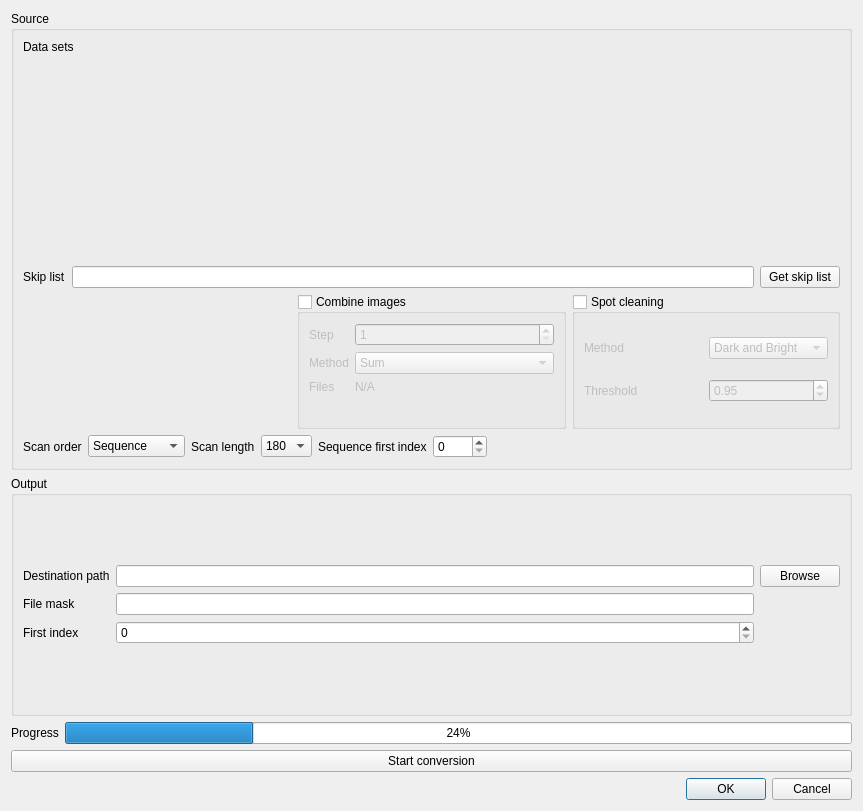
<?xml version="1.0" encoding="UTF-8"?>
<ui version="4.0">
 <class>FileConversionDialog</class>
 <widget class="QDialog" name="FileConversionDialog">
  <property name="geometry">
   <rect>
    <x>0</x>
    <y>0</y>
    <width>863</width>
    <height>811</height>
   </rect>
  </property>
  <property name="windowTitle">
   <string>File conversion tool</string>
  </property>
  <layout class="QVBoxLayout" name="verticalLayout_2">
   <item>
    <layout class="QVBoxLayout" name="verticalLayout">
     <item>
      <widget class="QGroupBox" name="groupBox_3">
       <property name="title">
        <string>Source</string>
       </property>
       <layout class="QVBoxLayout" name="verticalLayout_4">
        <item>
         <layout class="QVBoxLayout" name="verticalLayout_3">
          <item>
           <widget class="QLabel" name="label_9">
            <property name="text">
             <string>Data sets</string>
            </property>
           </widget>
          </item>
          <item>
           <widget class="ReaderConfigListWidget" name="ImageLoaderConfig" native="true">
            <property name="minimumSize">
             <size>
              <width>0</width>
              <height>200</height>
             </size>
            </property>
           </widget>
          </item>
          <item>
           <layout class="QHBoxLayout" name="horizontalLayout">
            <item>
             <widget class="QLabel" name="label_skiplist">
              <property name="text">
               <string>Skip list</string>
              </property>
             </widget>
            </item>
            <item>
             <widget class="QLineEdit" name="lineEdit_SkipList"/>
            </item>
            <item>
             <widget class="QPushButton" name="pushButton_GetSkipList">
              <property name="text">
               <string>Get skip list</string>
              </property>
             </widget>
            </item>
           </layout>
          </item>
          <item>
           <layout class="QHBoxLayout" name="horizontalLayout_5">
            <item>
             <widget class="QtAddons::uxROIWidget" name="widgetROI" native="true">
              <property name="minimumSize">
               <size>
                <width>0</width>
                <height>135</height>
               </size>
              </property>
             </widget>
            </item>
            <item>
             <widget class="QGroupBox" name="groupBox_combineImages">
              <property name="toolTip">
               <string>Combine several images into one using some averging method.</string>
              </property>
              <property name="title">
               <string>Combine images</string>
              </property>
              <property name="checkable">
               <bool>true</bool>
              </property>
              <property name="checked">
               <bool>false</bool>
              </property>
              <layout class="QFormLayout" name="formLayout_2">
               <item row="0" column="0">
                <widget class="QLabel" name="labelCollationStep">
                 <property name="text">
                  <string>Step</string>
                 </property>
                </widget>
               </item>
               <item row="0" column="1">
                <widget class="QSpinBox" name="spinComobineSize">
                 <property name="minimum">
                  <number>1</number>
                 </property>
                 <property name="maximum">
                  <number>1000</number>
                 </property>
                </widget>
               </item>
               <item row="1" column="0">
                <widget class="QLabel" name="labelAverageMethod">
                 <property name="text">
                  <string>Method</string>
                 </property>
                </widget>
               </item>
               <item row="1" column="1">
                <widget class="QComboBox" name="comboAverageMethod">
                 <item>
                  <property name="text">
                   <string>Sum</string>
                  </property>
                 </item>
                 <item>
                  <property name="text">
                   <string>Average</string>
                  </property>
                 </item>
                 <item>
                  <property name="text">
                   <string>Median</string>
                  </property>
                 </item>
                 <item>
                  <property name="text">
                   <string>Weighted Average</string>
                  </property>
                 </item>
                 <item>
                  <property name="text">
                   <string>Min</string>
                  </property>
                 </item>
                 <item>
                  <property name="text">
                   <string>Max</string>
                  </property>
                 </item>
                </widget>
               </item>
               <item row="2" column="0">
                <widget class="QLabel" name="label_rest">
                 <property name="text">
                  <string>Files</string>
                 </property>
                </widget>
               </item>
               <item row="2" column="1">
                <widget class="QLabel" name="labelNumberOfFiles">
                 <property name="text">
                  <string>N/A</string>
                 </property>
                </widget>
               </item>
              </layout>
             </widget>
            </item>
            <item>
             <widget class="QGroupBox" name="groupBox_spotclean">
              <property name="title">
               <string>Spot cleaning</string>
              </property>
              <property name="checkable">
               <bool>true</bool>
              </property>
              <property name="checked">
               <bool>false</bool>
              </property>
              <layout class="QGridLayout" name="gridLayout_3">
               <item row="0" column="1">
                <widget class="QComboBox" name="comboBox_spotcleanmethod">
                 <property name="currentIndex">
                  <number>2</number>
                 </property>
                 <item>
                  <property name="text">
                   <string>Dark</string>
                  </property>
                 </item>
                 <item>
                  <property name="text">
                   <string>Bright</string>
                  </property>
                 </item>
                 <item>
                  <property name="text">
                   <string>Dark and Bright</string>
                  </property>
                 </item>
                 <item>
                  <property name="text">
                   <string>Holes (Legacy)</string>
                  </property>
                 </item>
                 <item>
                  <property name="text">
                   <string>Peaks (Legacy)</string>
                  </property>
                 </item>
                 <item>
                  <property name="text">
                   <string>Both (Legacy)</string>
                  </property>
                 </item>
                </widget>
               </item>
               <item row="0" column="0">
                <layout class="QHBoxLayout" name="horizontalLayout_6">
                 <item>
                  <widget class="QLabel" name="label">
                   <property name="text">
                    <string>Method</string>
                   </property>
                  </widget>
                 </item>
                </layout>
               </item>
               <item row="1" column="0">
                <widget class="QLabel" name="label_6">
                 <property name="text">
                  <string>Threshold</string>
                 </property>
                </widget>
               </item>
               <item row="1" column="1">
                <widget class="QDoubleSpinBox" name="doubleSpinBox_spotclean_threshold">
                 <property name="maximum">
                  <double>1.000000000000000</double>
                 </property>
                 <property name="singleStep">
                  <double>0.010000000000000</double>
                 </property>
                 <property name="value">
                  <double>0.950000000000000</double>
                 </property>
                </widget>
               </item>
              </layout>
             </widget>
            </item>
           </layout>
          </item>
          <item>
           <layout class="QHBoxLayout" name="horizontalLayout_2">
            <item>
             <widget class="QLabel" name="label_5">
              <property name="text">
               <string>Scan order</string>
              </property>
             </widget>
            </item>
            <item>
             <widget class="QComboBox" name="comboBox_ScanOrder">
              <item>
               <property name="text">
                <string>Sequence</string>
               </property>
              </item>
              <item>
               <property name="text">
                <string>Golden ratio</string>
               </property>
              </item>
             </widget>
            </item>
            <item>
             <widget class="QLabel" name="label_scanlength">
              <property name="text">
               <string>Scan length</string>
              </property>
             </widget>
            </item>
            <item>
             <widget class="QComboBox" name="comboBox_ScanLength">
              <item>
               <property name="text">
                <string>180</string>
               </property>
              </item>
              <item>
               <property name="text">
                <string>360</string>
               </property>
              </item>
             </widget>
            </item>
            <item>
             <widget class="QLabel" name="label_goldenFirstIdx">
              <property name="text">
               <string>Sequence first index</string>
              </property>
             </widget>
            </item>
            <item>
             <widget class="QSpinBox" name="spinBox_goldenFirstIdx">
              <property name="maximum">
               <number>9999</number>
              </property>
             </widget>
            </item>
            <item>
             <spacer name="horizontalSpacer_2">
              <property name="orientation">
               <enum>Qt::Horizontal</enum>
              </property>
              <property name="sizeHint" stdset="0">
               <size>
                <width>40</width>
                <height>20</height>
               </size>
              </property>
             </spacer>
            </item>
           </layout>
          </item>
         </layout>
        </item>
       </layout>
      </widget>
     </item>
     <item>
      <widget class="QGroupBox" name="groupBox">
       <property name="title">
        <string>Output</string>
       </property>
       <layout class="QGridLayout" name="gridLayout_2">
        <item row="0" column="0">
         <layout class="QGridLayout" name="gridLayout">
          <item row="0" column="1">
           <widget class="QLineEdit" name="lineEdit_DestinationPath"/>
          </item>
          <item row="0" column="0">
           <widget class="QLabel" name="label_2">
            <property name="text">
             <string>Destination path</string>
            </property>
           </widget>
          </item>
          <item row="0" column="2">
           <widget class="QPushButton" name="pushButton_BrowseDestination">
            <property name="text">
             <string>Browse</string>
            </property>
           </widget>
          </item>
          <item row="1" column="0">
           <widget class="QLabel" name="label_3">
            <property name="text">
             <string>File mask</string>
            </property>
           </widget>
          </item>
          <item row="1" column="1">
           <widget class="QLineEdit" name="lineEdit_DestinationMask"/>
          </item>
          <item row="2" column="0">
           <widget class="QLabel" name="label_4">
            <property name="text">
             <string>First index</string>
            </property>
           </widget>
          </item>
          <item row="2" column="1">
           <widget class="QSpinBox" name="spinBox_FirstDestinationIndex">
            <property name="maximum">
             <number>9999</number>
            </property>
           </widget>
          </item>
         </layout>
        </item>
       </layout>
      </widget>
     </item>
    </layout>
   </item>
   <item>
    <layout class="QHBoxLayout" name="horizontalLayout_4">
     <item>
      <widget class="QLabel" name="label_7">
       <property name="text">
        <string>Progress</string>
       </property>
      </widget>
     </item>
     <item>
      <widget class="QProgressBar" name="progressBar">
       <property name="value">
        <number>24</number>
       </property>
      </widget>
     </item>
    </layout>
   </item>
   <item>
    <widget class="QPushButton" name="pushButton_StartConversion">
     <property name="text">
      <string>Start conversion</string>
     </property>
    </widget>
   </item>
   <item>
    <widget class="QDialogButtonBox" name="buttonBox">
     <property name="orientation">
      <enum>Qt::Horizontal</enum>
     </property>
     <property name="standardButtons">
      <set>QDialogButtonBox::Cancel|QDialogButtonBox::Ok</set>
     </property>
    </widget>
   </item>
  </layout>
 </widget>
 <customwidgets>
  <customwidget>
   <class>QtAddons::uxROIWidget</class>
   <extends>QWidget</extends>
   <header location="global">uxroiwidget.h</header>
   <container>1</container>
   <slots>
    <signal>valueChanged(int,int,int,int)</signal>
    <signal>toggled(bool)</signal>
   </slots>
  </customwidget>
  <customwidget>
   <class>ReaderConfigListWidget</class>
   <extends>QWidget</extends>
   <header location="global">readerconfiglistwidget.h</header>
   <container>1</container>
   <slots>
    <signal>readerListModified()</signal>
   </slots>
  </customwidget>
 </customwidgets>
 <resources/>
 <connections>
  <connection>
   <sender>buttonBox</sender>
   <signal>accepted()</signal>
   <receiver>FileConversionDialog</receiver>
   <slot>accept()</slot>
   <hints>
    <hint type="sourcelabel">
     <x>248</x>
     <y>254</y>
    </hint>
    <hint type="destinationlabel">
     <x>157</x>
     <y>274</y>
    </hint>
   </hints>
  </connection>
  <connection>
   <sender>buttonBox</sender>
   <signal>rejected()</signal>
   <receiver>FileConversionDialog</receiver>
   <slot>reject()</slot>
   <hints>
    <hint type="sourcelabel">
     <x>316</x>
     <y>260</y>
    </hint>
    <hint type="destinationlabel">
     <x>286</x>
     <y>274</y>
    </hint>
   </hints>
  </connection>
 </connections>
</ui>
